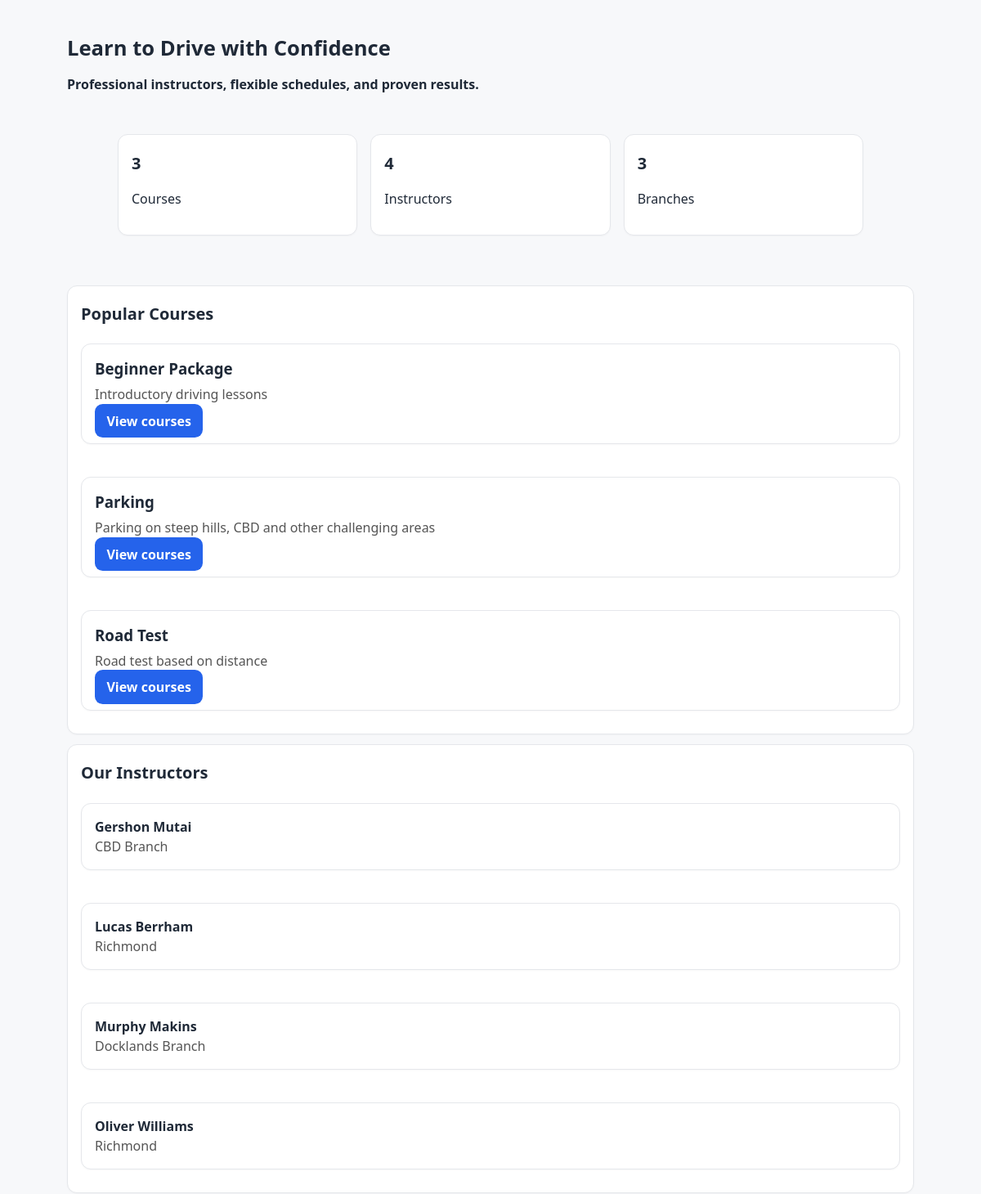
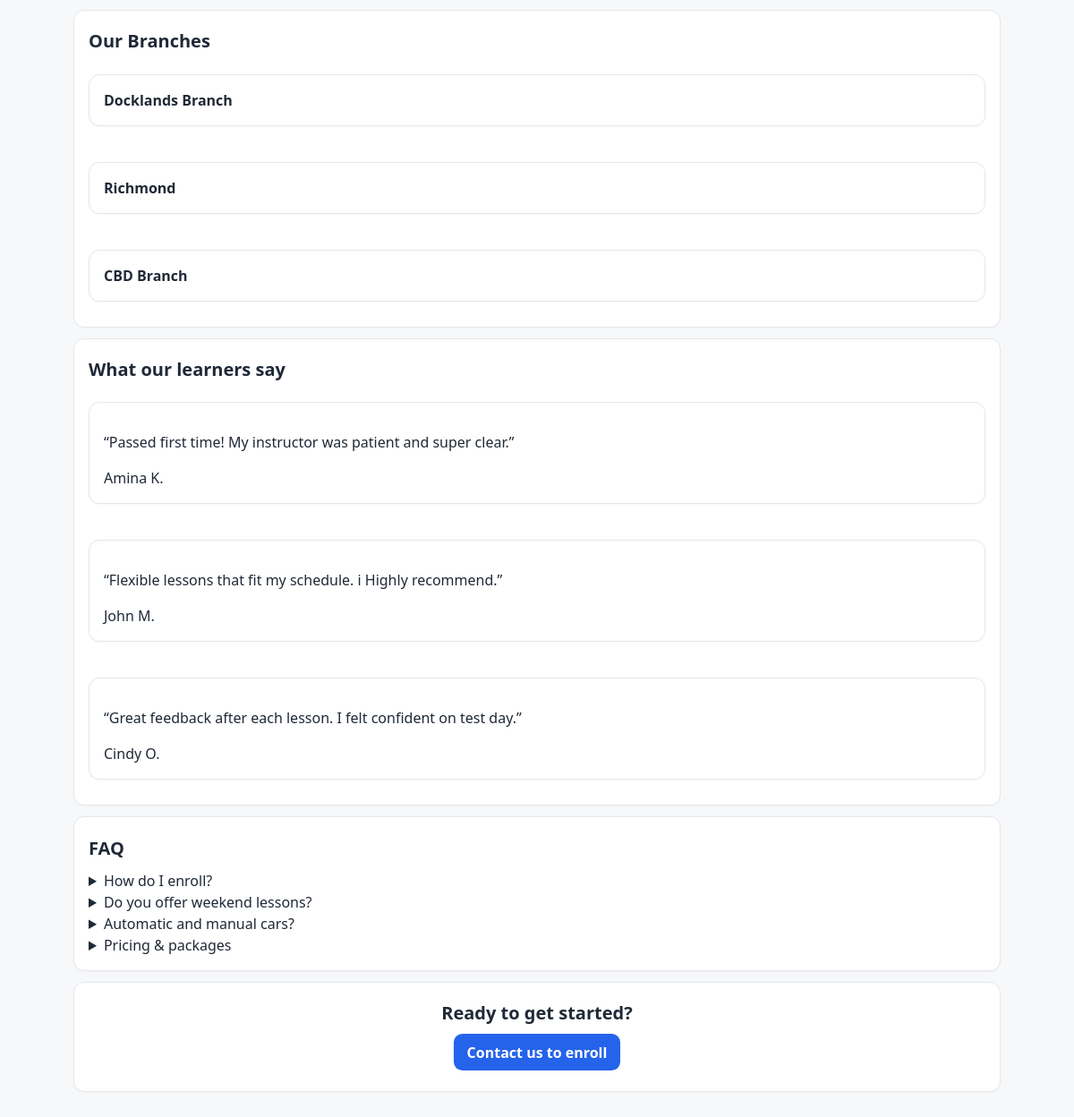
The page /public/index.php on the database its author committed (2 pictures, top to bottom).
### tables this page shows
CREATE TABLE `courses` (
  `id` int(11) NOT NULL,
  `branch_id` int(11) DEFAULT NULL,
  `name` varchar(150) NOT NULL,
  `description` text DEFAULT NULL,
  `price_cents` int(11) NOT NULL DEFAULT 0,
  `lessons_count` int(11) NOT NULL DEFAULT 0,
  `total_hours` decimal(5,2) NOT NULL DEFAULT 0.00,
  `is_active` tinyint(1) NOT NULL DEFAULT 1,
  `created_at` timestamp NOT NULL DEFAULT current_timestamp()
);

CREATE TABLE `instructors` (
  `id` int(11) NOT NULL,
  `user_id` int(11) DEFAULT NULL,
  `branch_id` int(11) DEFAULT NULL,
  `license_no` varchar(100) DEFAULT NULL,
  `hire_date` date DEFAULT NULL,
  `status` enum('active','inactive') NOT NULL DEFAULT 'active',
  `created_at` timestamp NOT NULL DEFAULT current_timestamp()
);

CREATE TABLE `users` (
  `id` int(11) NOT NULL,
  `email` varchar(191) NOT NULL,
  `password_hash` varchar(255) DEFAULT NULL,
  `first_name` varchar(100) NOT NULL,
  `last_name` varchar(100) NOT NULL,
  `phone` varchar(50) DEFAULT NULL,
  `is_active` tinyint(1) NOT NULL DEFAULT 1,
  `created_at` timestamp NOT NULL DEFAULT current_timestamp(),
  `role` enum('admin','staff','instructor','student') NOT NULL DEFAULT 'student'
);

CREATE TABLE `branches` (
  `id` int(11) NOT NULL,
  `name` varchar(120) NOT NULL,
  `phone` varchar(50) DEFAULT NULL,
  `email` varchar(191) DEFAULT NULL,
  `address_line1` varchar(191) DEFAULT NULL,
  `address_line2` varchar(191) DEFAULT NULL,
  `city` varchar(100) DEFAULT NULL,
  `state` varchar(100) DEFAULT NULL,
  `postal_code` varchar(20) DEFAULT NULL,
  `created_at` timestamp NOT NULL DEFAULT current_timestamp(),
  `location` varchar(255) DEFAULT NULL
);

### php/Core/Database.php (called while the page is built, shortened)
<?php
class Database
{
    private static ?PDO $pdo = null;
    public static function pdo(): PDO
    {
        if (self::$pdo === null) {
            $dsn = "mysql:host=" . Config::DB_HOST . ";dbname=" . Config::DB_NAME . ";charset=" . Config::DB_CHARSET;
            $options = [
                PDO::ATTR_ERRMODE => PDO::ERRMODE_EXCEPTION,
                PDO::ATTR_DEFAULT_FETCH_MODE => PDO::FETCH_ASSOC,
                PDO::ATTR_EMULATE_PREPARES => false,
            ];
            try {
                self::$pdo = new PDO($dsn, Config::DB_USER, Config::DB_PASS, $options);
            } catch (PDOException $e) {
                http_response_code(500);
                die("Database connection failed: " . htmlspecialchars($e->getMessage(), ENT_QUOTES, 'UTF-8'));
            }
        }
        return self::$pdo;
    }
}

### php/Models/Course.php (called while the page is built, shortened)
<?php
class Course
{
    public static function all(): array {
        $sql = "SELECT c.*, b.name AS branch_name FROM courses c LEFT JOIN branches b ON b.id=c.branch_id ORDER BY c.name";
        return Database::pdo()->query($sql)->fetchAll(PDO::FETCH_ASSOC);
    }
}

### php/Models/Instructor.php (called while the page is built, shortened)
<?php
class Instructor
{
    public static function all(): array {
        $sql = "SELECT i.*, b.name AS branch_name, u.email, u.first_name, u.last_name, u.phone
                FROM instructors i
                LEFT JOIN branches b ON b.id = i.branch_id
                LEFT JOIN users u ON u.id = i.user_id
                ORDER BY COALESCE(u.first_name, ''), COALESCE(u.last_name, ''), i.id";
        return Database::pdo()->query($sql)->fetchAll(PDO::FETCH_ASSOC);
    }
}

### php/Models/Branch.php (called while the page is built, shortened)
<?php
class Branch {
    public static function all(): array {
        $stmt = Database::pdo()->query("SELECT * FROM branches ORDER BY id DESC");
        return $stmt->fetchAll(PDO::FETCH_ASSOC);
    }
}

### public/index.php (the view, shortened to what this page needs)
<?php
require_once __DIR__ . '/../php/Core/Database.php';
require_once __DIR__ . '/../php/Models/Course.php';
require_once __DIR__ . '/../php/Models/Instructor.php';
require_once __DIR__ . '/../php/Models/Branch.php';
$courses = method_exists('Models\\Course','all') ? Course::all() : [];
$instructors = method_exists('Models\\Instructor','all') ? Instructor::all() : [];
$branches = method_exists('Models\\Branch','all') ? Branch::all() : [];
?>
<!doctype html>
<html lang="en">
<head>
  <link rel="stylesheet" href="../assets/css/main.css">
</head>
<body>
<section class="hero">
  <div class="container">
    <h1>Learn to Drive with Confidence</h1>
    <strong>Professional instructors, flexible schedules, and proven results.</strong>
  </div>
</section>
 <?php
$pdo = Core\Database::pdo();
$safeCount = function(string $sql) use ($pdo): int {
  try { return (int)$pdo->query($sql)->fetchColumn(); }
  catch (\Throwable $e) { return 0; }
};
$course_count     = $safeCount("SELECT COUNT(*) FROM courses");
$instructor_count = $safeCount("SELECT COUNT(*) FROM instructors");
$branch_count     = $safeCount("SELECT COUNT(*) FROM branches");
?>
<div class="stats-row">
  <div class="card">
    <h2><?= number_format($course_count) ?></h2>
    <p>Courses</p>
  </div>
  <div class="card">
    <h2><?= number_format($instructor_count) ?></h2>
    <p>Instructors</p>
  </div>
  <div class="card">
    <h2><?= number_format($branch_count) ?></h2>
    <p>Branches</p>
  </div>
</div>
<main class="container">
  <section class="card">
    <h2>Popular Courses</h2>
    <div class="grid grid-3">
      <?php foreach (array_slice($courses ?? [], 0, 6) as $c): ?>
        <div class="card">
          <h3 style="margin:0 0 .3rem 0;"><?= htmlspecialchars($c['name'] ?? 'Course') ?></h3>
          <p style="margin:0 0 .5rem 0; color:#555;"><?= htmlspecialchars($c['description'] ?? '') ?></p>
          <a class="btn" href="/origin-driving/public/site/courses.php">View courses</a>
        </div>
      <?php endforeach; if (empty($courses)): ?>
        <p>No courses published yet.</p>
      <?php endif; ?>
    </div>
  </section>
  <section class="card">
    <h2>Our Instructors</h2>
    <div class="grid grid-3">
      <?php foreach (array_slice($instructors ?? [], 0, 6) as $i): $nm = trim(($i['first_name'] ?? '') . ' ' . ($i['last_name'] ?? '')); ?>
        <div class="card">
          <strong><?= htmlspecialchars($nm ?: 'Instructor') ?></strong>
          <div style="color:#555;"><?= htmlspecialchars($i['branch_name'] ?? '') ?></div>
        </div>
      <?php endforeach; if (empty($instructors)): ?>
        <p>No instructors available yet.</p>
      <?php endif; ?>
    </div>
  </section>
  <section class="card">
    <h2>Our Branches</h2>
    <div class="grid grid-3">
      <?php foreach (array_slice($branches ?? [], 0, 6) as $b): ?>
        <div class="card">
          <strong><?= htmlspecialchars($b['name'] ?? 'Branch') ?></strong>
        </div>
      <?php endforeach; if (empty($branches)): ?>
        <p>No branches published yet.</p>
      <?php endif; ?>
    </div>
  </section>
  <section class="card">
    <h2>What our learners say</h2>
    <div class="grid grid-3">
      <blockquote class="card"><p>“Passed first time! My instructor was patient and super clear.”</p><footer> Amina K.</footer></blockquote>
      <blockquote class="card"><p>“Flexible lessons that fit my schedule. i Highly recommend.”</p><footer> John M.</footer></blockquote>
      <blockquote class="card"><p>“Great feedback after each lesson. I felt confident on test day.”</p><footer> Cindy O.</footer></blockquote>
    </div>
  </section>
  <section class="card">
    <h2>FAQ</h2>
    <details class="faq"><summary>How do I enroll?</summary><div>Contact us via the <a href="/origin-driving/public/site/contact.php">contact form</a> and we’ll help you choose a course and schedule.</div></details>
    <details class="faq"><summary>Do you offer weekend lessons?</summary><div>Yes, our instructors offer evening and weekend slots.</div></details>
    <details class="faq"><summary>Automatic and manual cars?</summary><div>We provide both availability may vary by branch.</div></details>
    <details class="faq"><summary>Pricing & packages</summary><div>See the <a href="/origin-driving/public/site/courses.php">Courses</a> page for prices and inclusions.</div></details>
  </section>
  <section class="card" style="text-align:center">
    <h2>Ready to get started?</h2>
    <p><a class="btn" href="/origin-driving/public/site/contact.php">Contact us to enroll</a></p>
  </section>
</main>
</body>
</html>

### assets/css/main.css (style rules this page uses)
:root { --bg:#f7f8fa; --card:#ffffff; --text:#1f2937; --muted:#6b7280; --primary:#2563eb; --primary-600:#1d4ed8; --border:#e5e7eb; --accent:#10b981; --danger:#ef4444; }
* { box-sizing:border-box }
html,body { height:100% }
body { margin:0; font-family:system-ui,-apple-system,Segoe UI,Roboto,Ubuntu,Cantarell,Noto Sans,sans-serif; color:var(--text); background:var(--bg); line-height:1.5; }
.container { max-width:1100px;margin:5px auto;padding:2rem }
a { color:var(--primary);text-decoration:none }
.card { background:var(--card);border:1px solid var(--border);border-radius:12px;padding:1rem;margin:.75rem 0;box-shadow:0 1px 2px rgba(0,0,0,.03) }
.grid { display:grid;gap:1rem }
h1 { font-size:1.6rem;margin:.2rem 0 .8rem }
h2 { font-size:1.25rem;margin:.2rem 0 .6rem }
button,.btn,input[type="submit"] { appearance:none;border:0;border-radius:.6rem;background:var(--primary);color:#fff;padding:.6rem .9rem;font-weight:600;cursor:pointer }
.stats-row { display: grid; margin-inline: 9rem; grid-template-columns: repeat(3, minmax(0, 1fr)); gap: 1rem; align-items: stretch; }

### rows shown on the page
courses: name "Beginner Package", description "Introductory driving lessons"
courses: name "Parking", description "Parking on steep hills, CBD and other challenging areas"
courses: name "Road Test", description "Road test based on distance"
instructors: user.last_name "Gershon Mutai", branch.name "CBD Branch"
instructors: user.last_name "Lucas Berrham", branch.name "Richmond"
instructors: user.last_name "Murphy Makins", branch.name "Docklands Branch"
instructors: user.last_name "Oliver Williams", branch.name "Richmond"
branches: name "Docklands Branch"
branches: name "Richmond"
branches: name "CBD Branch"

### other values the page prints
$course_count "3"
$instructor_count "4"
$branch_count "3"
